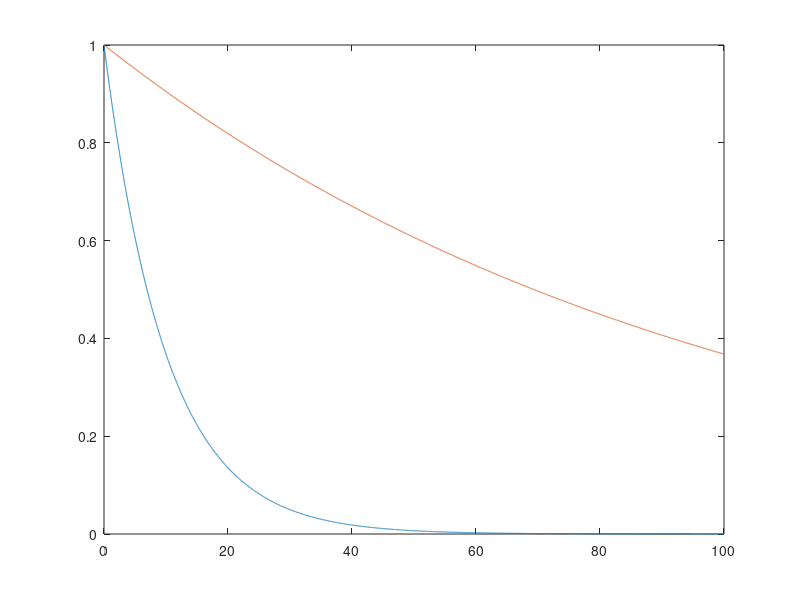

The MATLAB source for this figure:
clc
clear
close all

lambda=1e-1;

t=0:0.01:100;

y = exp(-1*lambda*abs(t));

figure;
plot(t,y)

hold on

lambda=1e-2;

t=0:0.01:100;

y = exp(-1*lambda*abs(t));

plot(t,y)

